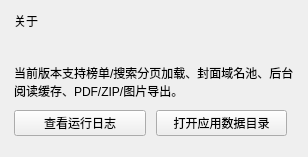
<?xml version="1.0" encoding="UTF-8"?>
<ui version="4.0">
 <class>AboutPage</class>
 <widget class="QFrame" name="aboutPanel">
  <property name="objectName"><string>panel</string></property>
  <layout class="QVBoxLayout" name="aboutLayout">
   <property name="leftMargin"><number>14</number></property><property name="topMargin"><number>12</number></property><property name="rightMargin"><number>14</number></property><property name="bottomMargin"><number>14</number></property><property name="spacing"><number>10</number></property>
   <item><widget class="QLabel" name="aboutTitle"><property name="objectName"><string>panelTitle</string></property><property name="text"><string>&#x5173;&#x4E8E;</string></property></widget></item>
   <item><widget class="QLabel" name="aboutVersionLabel"><property name="textInteractionFlags"><set>Qt::TextInteractionFlag::TextSelectableByMouse</set></property></widget></item>
   <item><widget class="QLabel" name="aboutNoteLabel"><property name="text"><string>&#x5F53;&#x524D;&#x7248;&#x672C;&#x652F;&#x6301;&#x699C;&#x5355;/&#x641C;&#x7D22;&#x5206;&#x9875;&#x52A0;&#x8F7D;&#x3001;&#x5C01;&#x9762;&#x57DF;&#x540D;&#x6C60;&#x3001;&#x540E;&#x53F0;&#x9605;&#x8BFB;&#x7F13;&#x5B58;&#x3001;PDF/ZIP/&#x56FE;&#x7247;&#x5BFC;&#x51FA;&#x3002;</string></property><property name="wordWrap"><bool>true</bool></property></widget></item>
   <item><layout class="QHBoxLayout" name="aboutActions"><item><widget class="QPushButton" name="showLogButton"><property name="text"><string>&#x67E5;&#x770B;&#x8FD0;&#x884C;&#x65E5;&#x5FD7;</string></property></widget></item><item><widget class="QPushButton" name="openDataButton"><property name="text"><string>&#x6253;&#x5F00;&#x5E94;&#x7528;&#x6570;&#x636E;&#x76EE;&#x5F55;</string></property></widget></item><item><spacer name="aboutActionsSpacer"><property name="orientation"><enum>Qt::Orientation::Horizontal</enum></property><property name="sizeType"><enum>QSizePolicy::Policy::Expanding</enum></property></spacer></item></layout></item>
   <item><spacer name="aboutBottomSpacer"><property name="orientation"><enum>Qt::Orientation::Vertical</enum></property><property name="sizeType"><enum>QSizePolicy::Policy::Expanding</enum></property></spacer></item>
  </layout>
 </widget>
 <resources/><connections/>
</ui>
